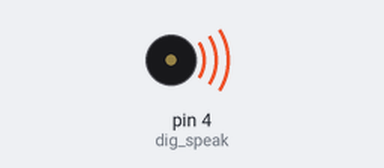
Simulated run of this sketch. Board: Arduino Uno, built with avr-gcc and run on an emulated ATmega328P. Parts: buzzer (waves = sounding).

Above: at 0.5 s.
Timing chart, 0 to 10.4 s (numbered marks = the images above):
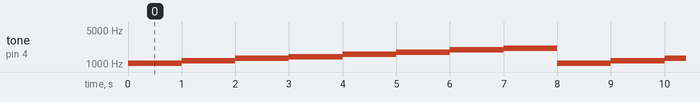

Measured:
- by itself, tone on pin 4 (dig_speak): repeats every 8.0 s: 1175 Hz 1.0 s, 1319 Hz 1.0 s, 1397 Hz 1.0 s, 1568 Hz 1.0 s, 1760 Hz 1.0 s, 1976 Hz 1.0 s, 2093 Hz 1.0 s, 1047 Hz 1.0 s

The sketch:

speaker.ino
```cpp
#include "pitches.h"

int dig_speak = 4;

void setup() {
  // put your setup code here, to run once:
  Serial.begin(9600);
  pinMode(dig_speak,OUTPUT);
}

void loop() {
  // put your main code here, to run repeatedly:
  tone(dig_speak,NOTE_C6,1000);
  delay(1000);
  tone(dig_speak,NOTE_D6,1000);
  delay(1000);
  tone(dig_speak,NOTE_E6,1000);
  delay(1000);
  tone(dig_speak,NOTE_F6,1000);
  delay(1000);
  tone(dig_speak,NOTE_G6,1000);
  delay(1000);
  tone(dig_speak,NOTE_A6,1000);
  delay(1000);
  tone(dig_speak,NOTE_B6,1000);
  delay(1000);
  tone(dig_speak,NOTE_C7,1000);
  delay(1000);
}
```

pitches.h
```cpp
/*************************************************
 * Public Constants
 *************************************************/

#define NOTE_B0  31
#define NOTE_C1  33
#define NOTE_CS1 35
#define NOTE_D1  37
#define NOTE_DS1 39
#define NOTE_E1  41
#define NOTE_F1  44
#define NOTE_FS1 46
#define NOTE_G1  49
#define NOTE_GS1 52
#define NOTE_A1  55
#define NOTE_AS1 58
#define NOTE_B1  62
#define NOTE_C2  65
#define NOTE_CS2 69
#define NOTE_D2  73
#define NOTE_DS2 78
#define NOTE_E2  82
#define NOTE_F2  87
#define NOTE_FS2 93
#define NOTE_G2  98
#define NOTE_GS2 104
#define NOTE_A2  110
#define NOTE_AS2 117
#define NOTE_B2  123
#define NOTE_C3  131
#define NOTE_CS3 139
#define NOTE_D3  147
#define NOTE_DS3 156
#define NOTE_E3  165
#define NOTE_F3  175
#define NOTE_FS3 185
#define NOTE_G3  196
#define NOTE_GS3 208
#define NOTE_A3  220
#define NOTE_AS3 233
#define NOTE_B3  247
#define NOTE_C4  262
#define NOTE_CS4 277
#define NOTE_D4  294
#define NOTE_DS4 311
#define NOTE_E4  330
#define NOTE_F4  349
#define NOTE_FS4 370
#define NOTE_G4  392
#define NOTE_GS4 415
#define NOTE_A4  440
#define NOTE_AS4 466
#define NOTE_B4  494
#define NOTE_C5  523
#define NOTE_CS5 554
#define NOTE_D5  587
#define NOTE_DS5 622
#define NOTE_E5  659
#define NOTE_F5  698
#define NOTE_FS5 740
#define NOTE_G5  784
#define NOTE_GS5 831
#define NOTE_A5  880
#define NOTE_AS5 932
#define NOTE_B5  988
#define NOTE_C6  1047
#define NOTE_CS6 1109
#define NOTE_D6  1175
#define NOTE_DS6 1245
#define NOTE_E6  1319
#define NOTE_F6  1397
#define NOTE_FS6 1480
#define NOTE_G6  1568
#define NOTE_GS6 1661
#define NOTE_A6  1760
#define NOTE_AS6 1865
#define NOTE_B6  1976
#define NOTE_C7  2093
#define NOTE_CS7 2217
#define NOTE_D7  2349
#define NOTE_DS7 2489
#define NOTE_E7  2637
#define NOTE_F7  2794
#define NOTE_FS7 2960
#define NOTE_G7  3136
#define NOTE_GS7 3322
#define NOTE_A7  3520
#define NOTE_AS7 3729
#define NOTE_B7  3951
#define NOTE_C8  4186
#define NOTE_CS8 4435
#define NOTE_D8  4699
#define NOTE_DS8 4978
 
```
